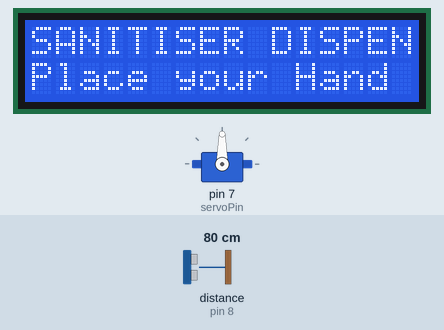
This sketch was run on a simulated Arduino Uno, built with avr-gcc and run on an emulated ATmega328P. Parts: servo, 16×2 character LCD. Wiring (inferred from the names in the program): ultrasonic range finder: trigger pin 9; echo pin 8. The test bench sets the inputs (shaded band); at power-on: distance to the obstacle (sensor on pin 8) 80 cm. The echo pulse lasts 58.3 µs per cm; what the sketch prints to the serial monitor is not drawn.

Above: at 1.2 s.
1.3 s: distance to the obstacle (sensor on pin 8) set to 12 cm
3.2 s: distance to the obstacle (sensor on pin 8) set to 9 cm
At 5.4 s:
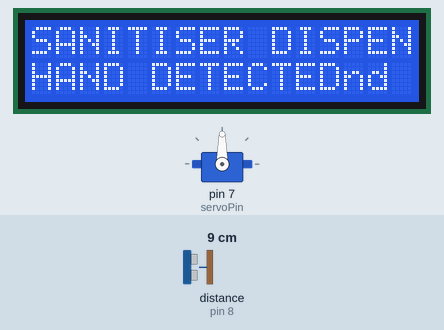
At 7.7 s:
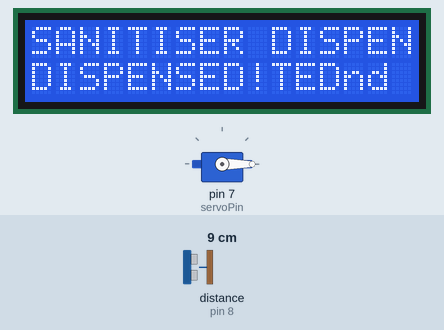
Timing chart, 0 to 9.2 s (numbered marks = the images above; inputs shaded):
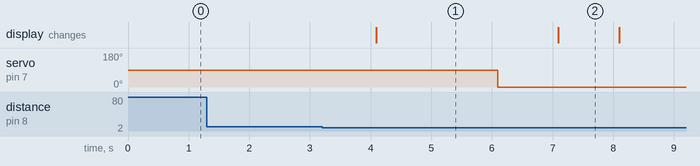

Measured:
- the behaviour switches between 11 and 10 cm on distance to the obstacle (sensor on pin 8) (found by bisection; images 0 and 1)
- after the input at 1.3 s, every drawn part: stays the same
- after the input at 3.2 s, servo on pin 7 (servoPin): 90° → 0° after 2.9 s; the display: changes after 0.89 s (image 1)
- what the display in image 1 shows lasts 3.0 s, from 4.1 s to 7.1 s

The sketch:

Sanitiser_dispensing.ino
```cpp
#define echoPin 8
#define trigPin 9

long duration;
int distance;

// Include the Servo library
#include <Servo.h>
// include the library code:
#include <LiquidCrystal.h>
// Declare the Servo pin
int servoPin = 7;
// Create a servo object

// initialize the library by associating any needed LCD interface pin
// with the arduino pin number it is connected to
const int rs = 12, en = 11, d4 = 5, d5 = 4, d6 = 3, d7 = 2;
LiquidCrystal lcd(rs, en, d4, d5, d6, d7);

Servo Servo1;
unsigned long cnt = 0;
unsigned long StartTime;
unsigned long CurrentTime;
unsigned long ElapsedTime;

void setup(){
  Serial.begin(9600);
  pinMode(trigPin,OUTPUT);
  pinMode(echoPin,INPUT);
  Servo1.attach(servoPin);
  lcd.begin(16, 2);
  lcd.print("SANITISER DISPENSOR");

  //unsigned long StartTime = 0;
  //millis();

 }

void loop(){

  Serial.println("Place your Hand");
  lcd.setCursor(0, 1);
  lcd.print("Place your Hand");

  // trigger sent
  digitalWrite(trigPin,LOW);
  delayMicroseconds(2);
  digitalWrite(trigPin,HIGH);
  delayMicroseconds(10);
  digitalWrite(trigPin,LOW);

  //calculate duration when echo pin is HIGH
  duration=pulseIn(echoPin,HIGH);
  distance=(duration*0.034/2);
  Serial.print("Distance : ");
  Serial.print(distance);
  Serial.println(" cm ");
  //if distance is less than 10cm
   if (distance < 10)
   {

     if(cnt == 1)
     {
      Serial.println("Wait for some time");
     }
     else
     {
      cnt = 1;
    lcd.setCursor(0, 1);
    lcd.print("HAND DETECTED");
    delay(1000);
    Serial.println("Hand Detected");
    // Make servo go to 0 degrees
   Servo1.write(0);
   //Serial.println("ZERO Degree");
   //delay(1000);
   // Make servo go to 90 degrees
   Servo1.write(90);
   Serial.println("180 Degree");
   delay(1000);
   Serial.println("Hand Detected");
    // Make servo go to 0 degrees
   Servo1.write(0);
   Serial.println("ZERO Degree");
   delay(1000);
   lcd.setCursor(0, 1);
   lcd.print("DISPENSED!");
     }


   }
   else if (distance > 10)
   {
    cnt = 0;
   }

  delay(1000);
}
```
